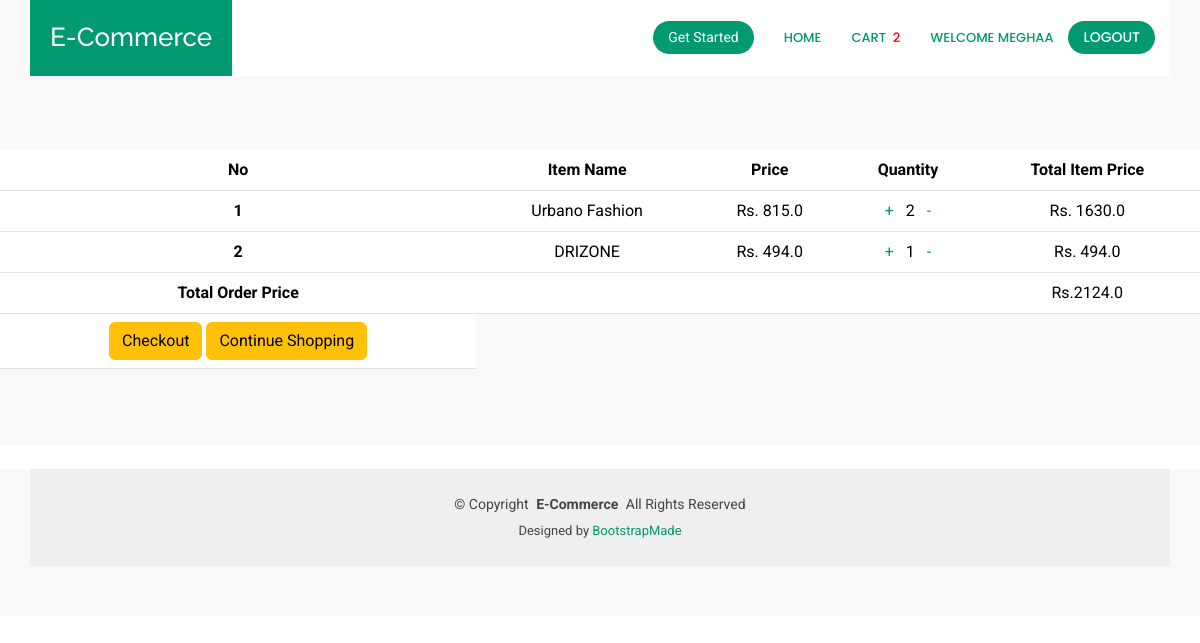
Page /orderlist (signed in) on the committed database.
### core/models.py (models this page shows, shortened)
class Order(models.Model):
    user=models.ForeignKey(User,on_delete=models.CASCADE)
    items=models.ManyToManyField(OrderItem)
    start_date=models.DateTimeField(auto_now_add=True)
    ordered_date=models.DateTimeField()
    ordered=models.BooleanField(default=False)
    order_id=models.CharField(max_length=100,unique=True,default=None,blank=True,null=True)
    datetime_ofpayment=models.DateTimeField(auto_now_add=True)
    order_deleivered=models.BooleanField(default=False)
    order_received=models.BooleanField(default=False)
    razorpay_order_id=models.CharField(max_length=500,null=True,blank=True)
    razorpay_payment_id=models.CharField(max_length=500,null=True,blank=True)
    razorpay_signature=models.CharField(max_length=500,null=True,blank=True)
    def get_total_price(self):
        total=0
        for order_item in self.items.all():
            total+=order_item.get_final_price()
        return total

class OrderItem(models.Model):
    user=models.ForeignKey(User,on_delete=models.CASCADE)
    ordered=models.BooleanField(default=False)
    product=models.ForeignKey(Product,on_delete=models.CASCADE)
    quantity=models.IntegerField(default=1)
    def get_total_item_price(self):
        return self.quantity * self.product.price
    def get_final_price(self):
        return self.get_total_item_price()

class Product(models.Model):
    name=models.CharField(max_length=100)
    category=models.ForeignKey('Category',on_delete=models.CASCADE)
    desc=models.TextField()
    price=models.FloatField(default=0.0)
    product_available_count=models.IntegerField(default=0)
    img=models.ImageField(upload_to='images/')
    img1=models.ImageField(upload_to='images/',default="hello")
    img2=models.ImageField(upload_to='images/',default="hello")
    img3=models.ImageField(upload_to='images/',default="hello")

### core/views.py (the view)
# urls.py: path('orderlist',orderlist,name="orderlist"),
def orderlist(request):
    if Order.objects.filter(user=request.user,ordered=False).exists():
        order=Order.objects.get(user=request.user,ordered=False)
        return render(request,'core/orderlist.html',{'order':order})
    return render(request,'core/orderlist.html',{'message':"Your Cart is Empty"})

### core/templatetags/cart_template_tag.py (called while the page is built)
@register.filter
def cart_item_count(user):
    if user.is_authenticated:
        qs=Order.objects.filter(user=user,ordered=False)
        if qs.exists():
            return qs[0].items.count()
    return 0

### templates/core/orderlist.html (shortened to what this page needs)
<!DOCTYPE html>
<html lang="en">
{% load static %}
{% load cart_template_tag %}
<head>
  <link href="{% static 'vendor/bootstrap/css/bootstrap.min.css' %}" rel="stylesheet">
  <link href="{% static 'vendor/bootstrap-icons/bootstrap-icons.css' %}" rel="stylesheet">
  <link href="{% static 'vendor/aos/aos.css' %}" rel="stylesheet">
  <link href="{% static 'vendor/glightbox/css/glightbox.min.css' %}" rel="stylesheet">
  <link href="{% static 'vendor/swiper/swiper-bundle.min.css' %}" rel="stylesheet">
  <link href="{% static 'css/main.css' %}" rel="stylesheet">
</head>
<body class="starter-page-page">
  <header id="header" class="header d-flex align-items-center fixed-top">
    <div class="header-container container-fluid container-xl position-relative d-flex align-items-center justify-content-end">
      <a href="{% url 'index' %}" class="logo d-flex align-items-center me-auto">
        <h1 class="sitename">E-Commerce</h1>
      </a>
      <nav id="navmenu" class="navmenu">
        <ul>
          {% if user.is_authenticated %}
          <li><a href="{% url 'index' %}" class="active">Home</a></li>
          <li><a href="{% url 'orderlist' %}" class="active">Cart&nbsp;&nbsp;
            <div style="color:red;">
              {{request.user |cart_item_count}}
            </div>
          </a></li>
          <li><a href="#hero" class="active">welcome {{user.username}}</a></li>
          <a class="btn-getstarted" href="{% url 'user_logout' %}">Logout</a>
      {% else %}
      <a class="btn-getstarted" href="{% url 'user_login' %}">Login</a>
      <a class="btn-getstarted" href="{% url 'user_register' %}">Register</a>
      {% endif %}
        </ul>
      </nav>
      <a class="btn-getstarted" href="{% url 'index' %}#about">Get Started</a>
    </div>
  </header>
  <main class="main">
    <div class="page-title light-background">
      <table class="table">
        <thead class="thead-dark">
          <tr>
            <th scope="col">No</th>
            <th scope="col">Item Name</th>
            <th scope="col">Price</th>
            <th scope="col">Quantity</th>
            <th scope="col">Total Item Price</th>
          </tr>
        </thead>
        <tbody>
          {% for order_item in order.items.all %}
          <tr>
            <th scope="row">{{forloop.counter}}</th>
            <td>{{order_item.product.name}}</td>
            <td>Rs. {{order_item.product.price}}</td>
            <td>
              <a href="{% url 'add_item' order_item.product.pk %}">+</a> &nbsp;
              {{order_item.quantity}} &nbsp;
              <a href="{% url 'remove_item' order_item.product.pk %}">-</a>
            </td>
            <td>Rs. {{order_item.get_total_item_price}}</td>
          </tr>
          {% empty %}
          <tr class="row100 body">
            <td class="cell100 column1">Your cart is Empty</td>
            <td colspan="cell100 column1"> <a href="{% url 'index' %}" class="btn btn-primary float-right"> Continue shopping</a></td>
          </tr>
          {% endfor %}
          {% if order.get_total_price %}
          <tr class="row100 body" stylesheet="background-color:#191919;">
            <td class="cell100 column1"><b>Total Order Price</b></td>
            <td class="cell100 column2"></td>
            <td class="cell100 column3"></td>
            <td class="cell100 column4"></td>
            <td class="cell100 column5" stylesheet="color:white;"> Rs.{{order.get_total_price}}</td>
          </tr>
          <tr class="row100 body">
            <td class="cell100 column1">
              <a href="{% url 'payment' %}" class="btn btn-warning float-right ml-2">Checkout</a>
              <a href="/" class="btn btn-warning float-right ml-2">Continue Shopping</a>
            </td>
          {% endif %}
        </tbody>
      </table>
      </div>
  </main>
  <footer id="footer" class="footer light-background">
    <div class="container copyright text-center mt-4">
      <p>© <span>Copyright</span> <strong class="px-1 sitename">E-Commerce</strong> <span>All Rights Reserved</span></p>
      <div class="credits">
        Designed by <a href="https://bootstrapmade.com/">BootstrapMade</a>
      </div>
    </div>
  </footer>
</body>
</html>

### static/css/main.css (style rules this page uses)
:root { --default-font: "Roboto", system-ui, -apple-system, "Segoe UI", Roboto, "Helvetica Neue", Arial, "Noto Sans", "Liberation Sans", sans-serif, "Apple Color Emoji", "Segoe UI Emoji", "Segoe UI Symbol", "Noto Color Emoji"; --heading-font: "Raleway", sans-serif; --nav-font: "Poppins", sans-serif; }
:root { --background-color: #ffffff; --default-color: #444444; --heading-color: #36343a; --accent-color: #009970; --surface-color: #ffffff; --contrast-color: #ffffff; }
:root { --nav-color: #444444; --nav-hover-color: #009970; --nav-mobile-background-color: #ffffff; --nav-dropdown-background-color: #ffffff; --nav-dropdown-color: #444444; --nav-dropdown-hover-color: #009970; }
.light-background { --background-color: #f9f9f9; --surface-color: #ffffff; }
:root { scroll-behavior: smooth; }
body { color: var(--default-color); background-color: var(--background-color); font-family: var(--default-font); }
a { color: var(--accent-color); text-decoration: none; transition: 0.3s; }
h1, h2, h3, h4, h5, h6 { color: var(--heading-color); font-family: var(--heading-font); }
.header { --background-color: #ffffff; color: var(--default-color); padding: 20px 0; transition: all 0.5s; z-index: 997; }
.header .header-container { background-color: var(--background-color); transition: all 0.5s; position: relative; padding-top: 5px; padding-bottom: 5px; }
.header .logo { background: var(--accent-color); position: absolute; inset: 0 auto 0 0; padding: 0 20px; }
.header .logo h1 { font-size: 26px; margin: 0; font-weight: 500; color: var(--contrast-color); }
.header .btn-getstarted, .header .btn-getstarted:focus { color: var(--contrast-color); background: var(--accent-color); font-size: 14px; padding: 8px 20px; margin: 0 5px 0 30px; border-radius: 50px; transition: 0.3s; }
@media (max-width: 1200px) { .header { padding: 0; } }
@media (max-width: 1200px) { .header .header-container { padding: 10px 0; } }
@media (max-width: 1200px) { .header .logo { order: 1; } }
@media (max-width: 1200px) { .header .btn-getstarted { order: 2; margin: 0 15px 0 0; padding: 6px 15px; } }
@media (max-width: 1200px) { .header .navmenu { order: 3; } }
@media (min-width: 1200px) { .navmenu { padding: 0; } }
@media (min-width: 1200px) { .navmenu ul { margin: 0; padding: 0; display: flex; list-style: none; align-items: center; } }
@media (min-width: 1200px) { .navmenu li { position: relative; } }
@media (min-width: 1200px) { .navmenu a, .navmenu a:focus { color: var(--nav-color); padding: 18px 15px; font-size: 13px; text-transform: uppercase; font-family: var(--nav-font); font-weight: 500; display: flex; align-items: center; justify-content: space-between; white-space: nowrap; transition: 0.3s; } }
@media (min-width: 1200px) { .navmenu li:hover>a, .navmenu .active, .navmenu .active:focus { color: var(--nav-hover-color); } }
.footer { color: var(--default-color); background-color: var(--background-color); font-size: 14px; padding-bottom: 50px; position: relative; }
.footer .copyright { padding-top: 25px; padding-bottom: 25px; background-color: color-mix(in srgb, var(--default-color), transparent 95%); }
.footer .copyright p { margin-bottom: 0; }
.footer .credits { margin-top: 6px; font-size: 13px; }
.page-title { color: var(--default-color); background-color: var(--background-color); padding: 150px 0 60px 0; text-align: center; position: relative; }

### rows in the picture
OrderItem: product.name "Urbano Fashion", product.price "815.0", quantity "2", get_total_item_price "1630.0"
OrderItem: product.name "DRIZONE", product.price "494.0", quantity "1", get_total_item_price "494.0"
Order: get_total_price "2124.0"

### other values in the picture
{{ request.user |cart_item_count }} "2"
{{ user.username }} "MEGHAA"
